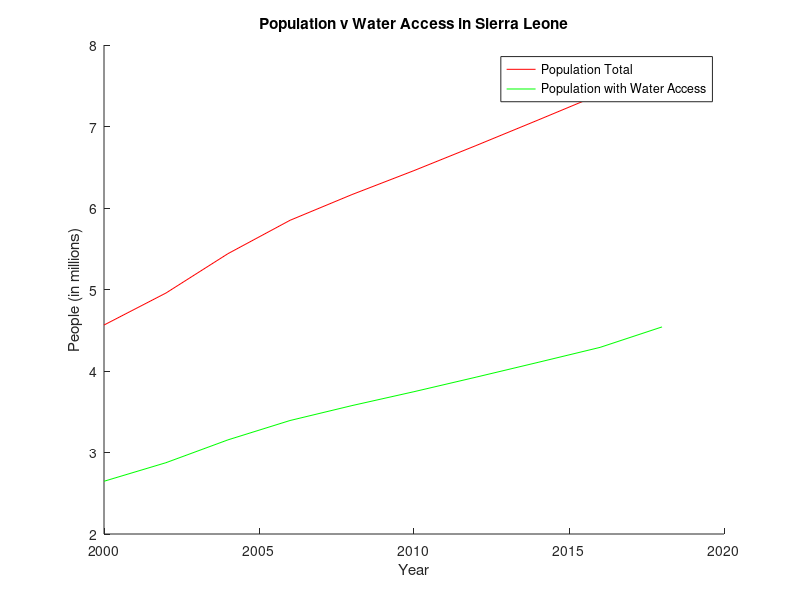

MATLAB code for this plot:
clc
close all

year = 2000:2:2018;

popTotal = [4.564 4.957 5.44 5.849 6.165 6.459 6.766 7.079 7.396 7.829];

popAccess = [2.64712 2.87506 3.1552 3.39242 3.5757 3.74622 3.92428 4.10582 4.28968 4.54082];

hold on
plot(year, popTotal,'r-')
plot(year, popAccess,'g-')
legend('Population Total','Population with Water Access')
title('Population v Water Access in Sierra Leone')
xlabel('Year')
ylabel('People (in millions)')
hold off

